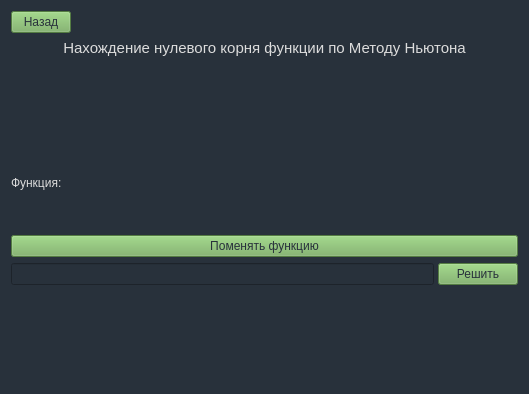
<?xml version="1.0" encoding="UTF-8"?>
<ui version="4.0">
 <class>metod_nuton</class>
 <widget class="QWidget" name="metod_nuton">
  <property name="geometry">
   <rect>
    <x>0</x>
    <y>0</y>
    <width>529</width>
    <height>394</height>
   </rect>
  </property>
  <property name="windowTitle">
   <string>Form</string>
  </property>
  <property name="styleSheet">
   <string notr="true">background-color: rgb(40,49,59);</string>
  </property>
  <layout class="QVBoxLayout" name="verticalLayout">
   <item>
    <widget class="QPushButton" name="btn_back">
     <property name="maximumSize">
      <size>
       <width>60</width>
       <height>16777215</height>
      </size>
     </property>
     <property name="styleSheet">
      <string notr="true">background-color: rgb(117,174,93);
color: rgb(40,49,59);</string>
     </property>
     <property name="text">
      <string>Назад</string>
     </property>
    </widget>
   </item>
   <item>
    <widget class="QLabel" name="label_2">
     <property name="font">
      <font>
       <pointsize>11</pointsize>
      </font>
     </property>
     <property name="styleSheet">
      <string notr="true">color: rgb(220, 220, 220);</string>
     </property>
     <property name="text">
      <string>Нахождение нулевого корня функции по Методу Ньютона</string>
     </property>
     <property name="alignment">
      <set>Qt::AlignHCenter|Qt::AlignTop</set>
     </property>
    </widget>
   </item>
   <item>
    <widget class="QLabel" name="label_func">
     <property name="styleSheet">
      <string notr="true">color: rgb(220, 220, 220);</string>
     </property>
     <property name="text">
      <string>Функция: </string>
     </property>
    </widget>
   </item>
   <item>
    <widget class="QPushButton" name="btn_change_func">
     <property name="styleSheet">
      <string notr="true">background-color: rgb(117,174,93);
color: rgb(40,49,59);</string>
     </property>
     <property name="text">
      <string>Поменять функцию</string>
     </property>
    </widget>
   </item>
   <item>
    <layout class="QHBoxLayout" name="horizontalLayout_2">
     <property name="spacing">
      <number>4</number>
     </property>
     <item>
      <widget class="QLineEdit" name="lineEdit">
       <property name="styleSheet">
        <string notr="true">color: rgb(220, 220, 220);</string>
       </property>
      </widget>
     </item>
     <item>
      <widget class="QPushButton" name="btn_answer">
       <property name="styleSheet">
        <string notr="true">background-color: rgb(117,174,93);
color: rgb(40,49,59);</string>
       </property>
       <property name="text">
        <string>Решить</string>
       </property>
      </widget>
     </item>
    </layout>
   </item>
   <item>
    <layout class="QHBoxLayout" name="horizontalLayout">
     <item>
      <widget class="QLabel" name="label_3">
       <property name="styleSheet">
        <string notr="true">color: rgb(220, 220, 220);</string>
       </property>
       <property name="text">
        <string/>
       </property>
      </widget>
     </item>
    </layout>
   </item>
  </layout>
 </widget>
 <resources/>
 <connections/>
</ui>
